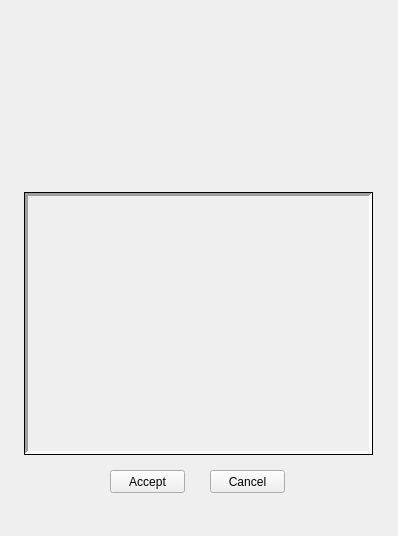
<?xml version="1.0" encoding="UTF-8"?>
<ui version="4.0">
 <class>MainWindow</class>
 <widget class="QMainWindow" name="MainWindow">
  <property name="geometry">
   <rect>
    <x>0</x>
    <y>0</y>
    <width>398</width>
    <height>536</height>
   </rect>
  </property>
  <property name="windowTitle">
   <string>MainWindow</string>
  </property>
  <widget class="QWidget" name="centralWidget">
   <widget class="QLabel" name="label">
    <property name="geometry">
     <rect>
      <x>24</x>
      <y>20</y>
      <width>351</width>
      <height>151</height>
     </rect>
    </property>
    <property name="autoFillBackground">
     <bool>true</bool>
    </property>
    <property name="text">
     <string/>
    </property>
    <property name="pixmap">
     <pixmap resource="resources.qrc">:/images/Res/TraceLogo.bmp</pixmap>
    </property>
    <property name="scaledContents">
     <bool>true</bool>
    </property>
   </widget>
   <widget class="QFrame" name="frame">
    <property name="geometry">
     <rect>
      <x>24</x>
      <y>192</y>
      <width>349</width>
      <height>263</height>
     </rect>
    </property>
    <property name="styleSheet">
     <string notr="true"/>
    </property>
    <property name="frameShape">
     <enum>QFrame::Box</enum>
    </property>
    <property name="frameShadow">
     <enum>QFrame::Plain</enum>
    </property>
    <property name="lineWidth">
     <number>1</number>
    </property>
    <widget class="QScrollArea" name="scrollArea">
     <property name="geometry">
      <rect>
       <x>1</x>
       <y>1</y>
       <width>347</width>
       <height>261</height>
      </rect>
     </property>
     <property name="autoFillBackground">
      <bool>true</bool>
     </property>
     <property name="styleSheet">
      <string notr="true"/>
     </property>
     <property name="frameShape">
      <enum>QFrame::Panel</enum>
     </property>
     <property name="frameShadow">
      <enum>QFrame::Sunken</enum>
     </property>
     <property name="lineWidth">
      <number>3</number>
     </property>
     <property name="horizontalScrollBarPolicy">
      <enum>Qt::ScrollBarAlwaysOff</enum>
     </property>
     <property name="widgetResizable">
      <bool>true</bool>
     </property>
     <widget class="QWidget" name="scrollAreaWidgetContents_2">
      <property name="geometry">
       <rect>
        <x>0</x>
        <y>0</y>
        <width>341</width>
        <height>255</height>
       </rect>
      </property>
     </widget>
    </widget>
   </widget>
   <widget class="QPushButton" name="pushButton">
    <property name="geometry">
     <rect>
      <x>110</x>
      <y>470</y>
      <width>75</width>
      <height>23</height>
     </rect>
    </property>
    <property name="text">
     <string>Accept</string>
    </property>
   </widget>
   <widget class="QPushButton" name="pushButton_2">
    <property name="geometry">
     <rect>
      <x>210</x>
      <y>470</y>
      <width>75</width>
      <height>23</height>
     </rect>
    </property>
    <property name="text">
     <string>Cancel</string>
    </property>
   </widget>
   <zorder>frame</zorder>
   <zorder>label</zorder>
   <zorder>pushButton</zorder>
   <zorder>pushButton_2</zorder>
  </widget>
  <widget class="QMenuBar" name="menuBar">
   <property name="geometry">
    <rect>
     <x>0</x>
     <y>0</y>
     <width>398</width>
     <height>21</height>
    </rect>
   </property>
  </widget>
  <action name="actionTest">
   <property name="icon">
    <iconset resource="resources.qrc">
     <normaloff>:/images/Res/PlayUp.bmp</normaloff>:/images/Res/PlayUp.bmp</iconset>
   </property>
   <property name="text">
    <string>Test</string>
   </property>
  </action>
 </widget>
 <layoutdefault spacing="6" margin="11"/>
 <resources>
  <include location="resources.qrc"/>
 </resources>
 <connections/>
</ui>
